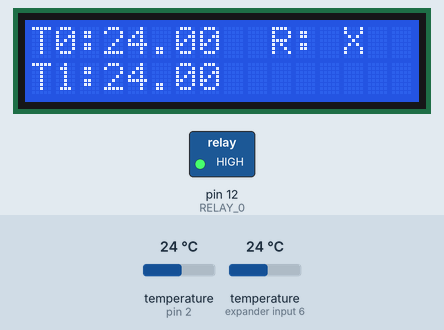
This sketch was run on a simulated Arduino Uno, built with avr-gcc and run on an emulated ATmega328P. Shown: 16×2 character LCD, switched loads named in the sketch (green lamp = pin HIGH). The test bench sets the inputs (shaded band); at power-on: temperature (sensors on pin 2, expander input 6) 24 °C. What the sketch prints to the serial monitor is not drawn.

Above: at 1.3 s.
1.4 s: temperature (sensor on pin 2) set to 25.7 °C
At 3.5 s:
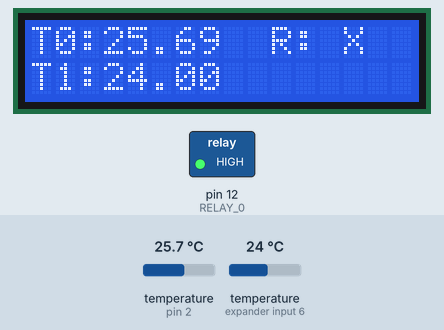
4.2 s: temperature (sensor on pin 2) set to 26.9 °C
At 5.0 s:
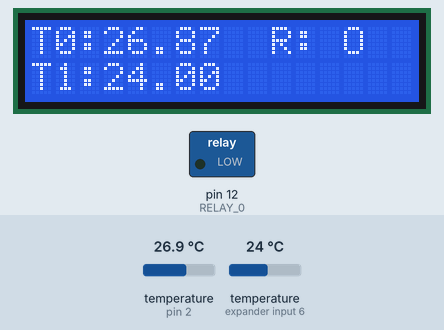
6.7 s: temperature (sensor on expander input 6) set to 12 °C
At 9.2 s:
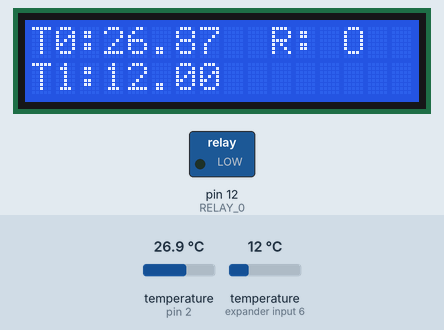
9.6 s: temperature (sensor on expander input 6) set to 19 °C
At 10.7 s:
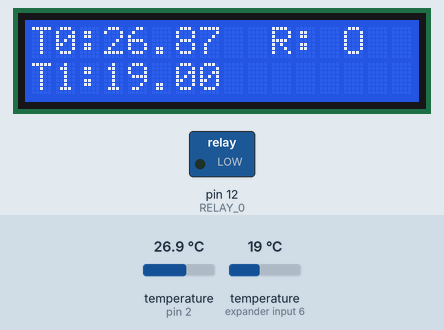
12.1 s: temperature (sensor on pin 2) set to 25.2 °C
At 14.7 s:
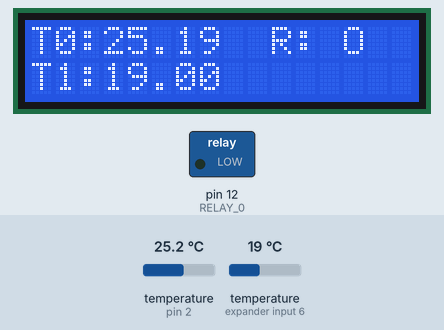
15.0 s: temperature (sensor on pin 2) set to 23.7 °C
At 16.3 s:
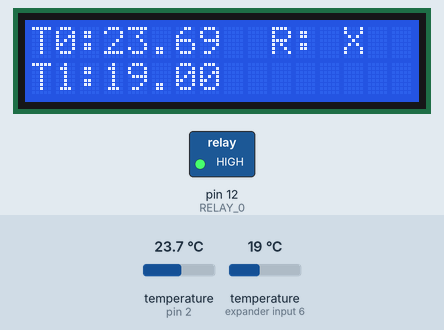
Timing chart, 0 to 18.0 s (numbered marks = the images above; inputs shaded):
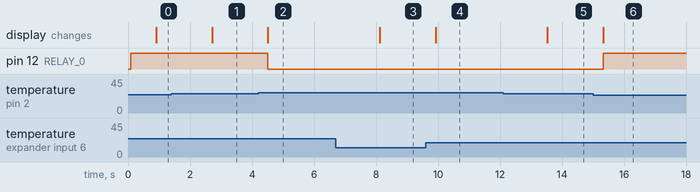

The sketch:

tankBalancer.ino
```cpp
#include <Wire.h>
#include <LiquidCrystal_I2C.h>
#include <Time.h>
#include <OneWire.h>
#include <DallasTemperature.h>

#define ONE_WIRE_BUS 2
#define RELAY_0 12
#define RELAY_ON LOW
#define RELAY_OFF HIGH

#define HIGH_TEMP 26.5
#define LOW_TEMP 24.5

LiquidCrystal_I2C lcd(0x3F, 2, 1, 0, 4, 5, 6, 7, 3, POSITIVE);  // SET I2C Address

DeviceAddress t0 = { 0x28, 0xFF, 0x52, 0x6D, 0x61, 0x17, 0x04, 0xBE };
DeviceAddress t1 = { 0x28, 0xFF, 0xA8, 0x99, 0x53, 0x17, 0x04, 0x4B };
DeviceAddress t2 = { 0x28, 0xFF, 0xA8, 0x99, 0x53, 0x17, 0x04, 0x4C };

OneWire ds(ONE_WIRE_BUS);
DallasTemperature sensors(&ds);

struct CStat {
  bool relay[2];

} cstat;


void setup()
{

  Serial.begin(115200);
  Serial.println(F("FishTank Balancer v0.1"));

  lcd.begin(16,2);  // Initialinze LCD.
  lcd.backlight(); // makes Backligh ON.
  lcd.clear();     // Clears LCD
  lcd.home();      // Sets cursor at Column 0 and Line 0
  lcd.print(F("FishTank Balancer v0.1"));

  cstat.relay[0] = RELAY_OFF;

  pinMode(RELAY_0, OUTPUT);
  digitalWrite(RELAY_0, HIGH);

  //discoverOneWireDevices();

  sensors.begin();
  sensors.setResolution(t0, 12);
  sensors.setResolution(t1, 12);
  //sensors.setResolution(t2, 10);
}

void loop()
{
  sensors.requestTemperatures();
  //sensors.getTempCByIndex(0);
  float t0_temp, t1_temp;

  t0_temp = sensors.getTempC(t0);

  Serial.println();

  t1_temp = sensors.getTempC(t1);
  Serial.print("T0: ");
  Serial.print(t0_temp);
  Serial.print("     T1: ");
  Serial.print(t1_temp);

  Serial.println();

  //if (t0_temp > 26.8)
 // digitalWrite(RELAY_0, LOW);


  lcd.clear();
  lcd.display();
  lcd.setCursor(0, 0);
  lcd.print("T0:");
  lcd.print(t0_temp);

  lcd.setCursor(0, 1);
  lcd.print("T1:");
  lcd.print(t1_temp);

  lcd.setCursor(10, 0);
  lcd.print("R: ");

  if (cstat.relay[0] == RELAY_OFF) {
    if (t0_temp > HIGH_TEMP)  {
       digitalWrite(RELAY_0, RELAY_ON);
       cstat.relay[0] = RELAY_ON;

    }
  } else { // so it is on
    if (t0_temp < LOW_TEMP) {
       digitalWrite(RELAY_0, RELAY_OFF);
       cstat.relay[0] = RELAY_OFF;
    }
  }

  if (cstat.relay[0] == RELAY_ON) {
    lcd.print("O");
  } else {
    lcd.print("X");
  }


  // for read resistance and write to control pwm
  // pinMode(controlPin, OUTPUT);   // sets the pin as output <---this line in setup()
  //val = analogRead(analogPin);   // read the input pin
  //analogWrite(controlPin, val);  // analogRead values go from 0 to 1023, analogWrite values from 0 to 255
  delay(1000);

}

void discoverOneWireDevices(void) {
  byte i;
  byte present = 0;
  byte data[12];
  byte addr[8];

  Serial.print("Looking for 1-Wire devices...\n\r");
  while(ds.search(addr)) {
    Serial.print("\n\rFound \'1-Wire\' device with address:\n\r");
    for( i = 0; i < 8; i++) {
      Serial.print("0x");
      if (addr[i] < 16) {
        Serial.print('0');
      }
      Serial.print(addr[i], HEX);
      if (i < 7) {
        Serial.print(", ");
      }
    }
    if ( OneWire::crc8( addr, 7) != addr[7]) {
        Serial.print("CRC is not valid!\n");
        return;
    }
  }
  Serial.print("\n\r\n\rThat's it.\r\n");
  ds.reset_search();
  return;
}
```

Measured:
- the behaviour switches between 26.5 and 26.6 °C on temperature (sensor on pin 2) (found by bisection; images 1 and 2)
- the behaviour switches between 24.5 and 24.4 °C on temperature (sensor on pin 2) (found by bisection; images 5 and 6)
- after the input at 1.4 s, the display: changes after 1.3 s (image 1)
- after the input at 4.2 s, pin 12 (RELAY_0): HIGH → LOW after 0.31 s; the display: changes after 0.31 s (image 2)
- after the input at 6.7 s, the display: changes after 1.4 s (image 3)
- after the input at 9.6 s, the display: changes after 0.32 s (image 4)
- after the input at 12.1 s, the display: changes after 1.4 s (image 5)
- after the input at 15.0 s, pin 12 (RELAY_0): LOW → HIGH after 0.33 s; the display: changes after 0.33 s (image 6)
